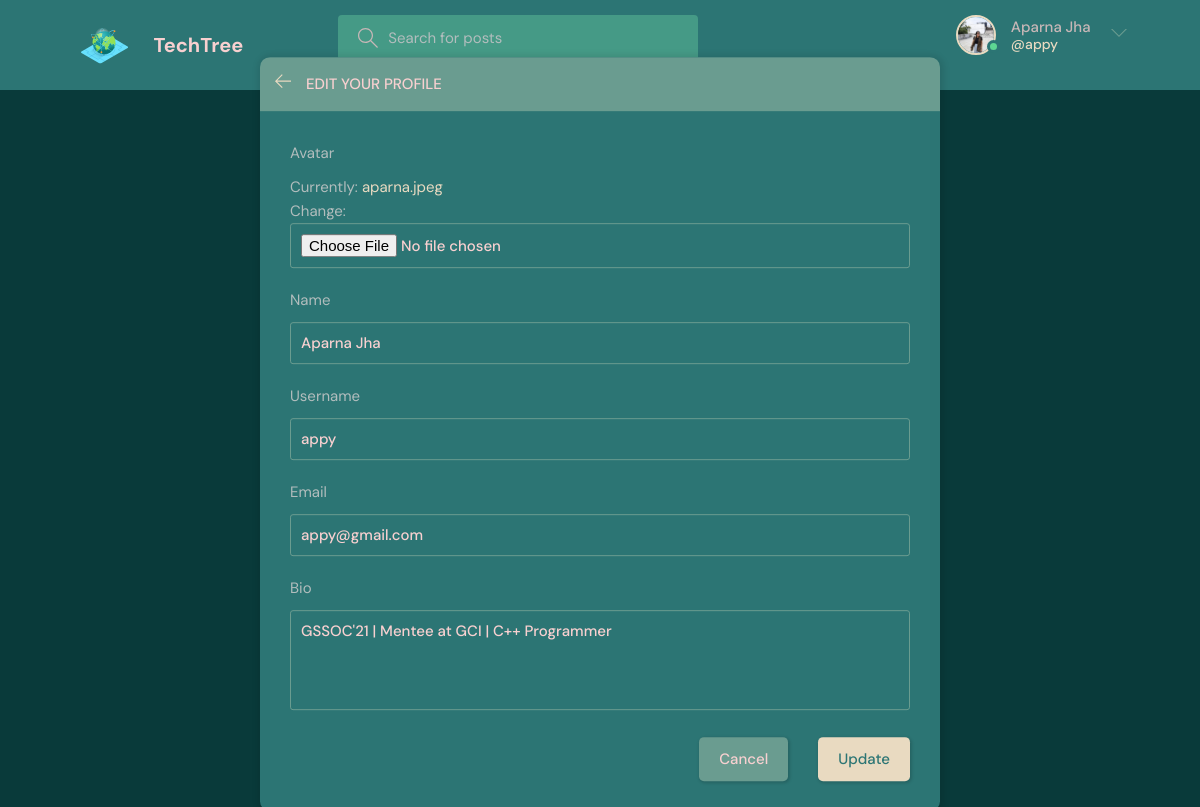
Screenshot of /update-user/ (signed in) with the database file from the repository.
### base/models.py (models this page shows)
class User(AbstractUser):
    name = models.CharField(max_length=200, null=True)
    email = models.EmailField(unique=True, null=True)
    bio = models.TextField(null=True)
    avatar = models.ImageField(null=True, default="avatar.svg")
    USERNAME_FIELD = 'email'
    REQUIRED_FIELDS = ['username']

### base/views.py (the view)
# urls.py: path('update-user/', views.updateUser, name="update-user"),
@login_required(login_url='login')
def updateUser(request):
    user = request.user
    form = UserForm(instance=user)
    if request.method == 'POST':
        form = UserForm(request.POST, request.FILES, instance=user)
        if form.is_valid():
            form.save()
            return redirect('user-profile', pk=user.id)
    return render(request, 'base/update-user.html', {'form': form})

### base/forms.py
class UserForm(ModelForm):
    class Meta:
        model = User
        fields = ['avatar', 'name', 'username', 'email', 'bio']

### base/templates/base/update-user.html (shortened to what this page needs)
{% extends 'main.html' %}
{% block content %}
<main class="update-account layout">
  <div class="container">
    <div class="layout__box">
      <div class="layout__boxHeader">
        <div class="layout__boxTitle">
          <a href="{% url 'home' %}">
            <svg version="1.1" xmlns="http://www.w3.org/2000/svg" width="32" height="32" viewBox="0 0 32 32">
              <title>arrow-left</title>
              <path
                d="M13.723 2.286l-13.723 13.714 13.719 13.714 1.616-1.611-10.96-10.96h27.625v-2.286h-27.625l10.965-10.965-1.616-1.607z">
              </path>
            </svg>
          </a>
          <h3>Edit your profile</h3>
        </div>
      </div>
      <div class="layout__body">
        <form class="form" action="" method="POST" enctype="multipart/form-data">
          {% for field in form %}
          <div class="form__group">
            <label for="profile_pic">{{field.label}}</label>
            {{field}}
          </div>
          {% endfor %}
          <div class="form__action">
            <a class="btn btn--dark" href="index.html">Cancel</a>
            <button class="btn btn--main" type="submit">Update</button>
          </div>
        </form>
      </div>
    </div>
  </div>
</main>
{% endblock content %}

### templates/navbar.html (shortened to what this page needs)
{% load static %}
<header class="header header--loggedIn">
    <div class="container">
        <a href="{% url 'home' %}" class="header__logo">
            <img src="{% static 'images/world.svg' %}"/>
            <h1>TechTree</h1>
        </a>
        <form class="header__search" method="GET" action="{% url 'home' %}">
            <label>
                <input name="q" placeholder="Search for posts" />
            </label>
        </form>
        <nav class="header__menu">
            {% if request.user.is_authenticated %}
            <div class="header__user">
                <a href="{% url 'update-user' %}">
                    <div class="avatar avatar--medium active">
                        <img src="{{request.user.avatar.url}}" />
                    </div>
                    <p>{{request.user.name}} <span>@{{request.user.username}}</span></p>
                </a>
                <button class="dropdown-button">
                    <svg version="1.1" xmlns="http://www.w3.org/2000/svg" width="32" height="32" viewBox="0 0 32 32">
                        <title>chevron-down</title>
                        <path d="M16 21l-13-13h-3l16 16 16-16h-3l-13 13z"></path>
                    </svg>
                </button>
            </div>
            {% else %}
            <a href="{% url 'login' %}">
                <img src="{% static 'images/avatar.svg' %}" />
                <p>Login</p>
            </a>
            {% endif %}
        </nav>
    </div>
</header>

### rows the page displays
User: user.avatar (picture), user.name "Aparna Jha", user.username "appy", form "Aparna Jha" "appy" "appy@gmail.com" "GSSOC'21 | Mentee at GCI | C++ Programmer"

### other values shown
{{ field.label }} "Avatar" "Name" "Username" "Email" "Bio"
